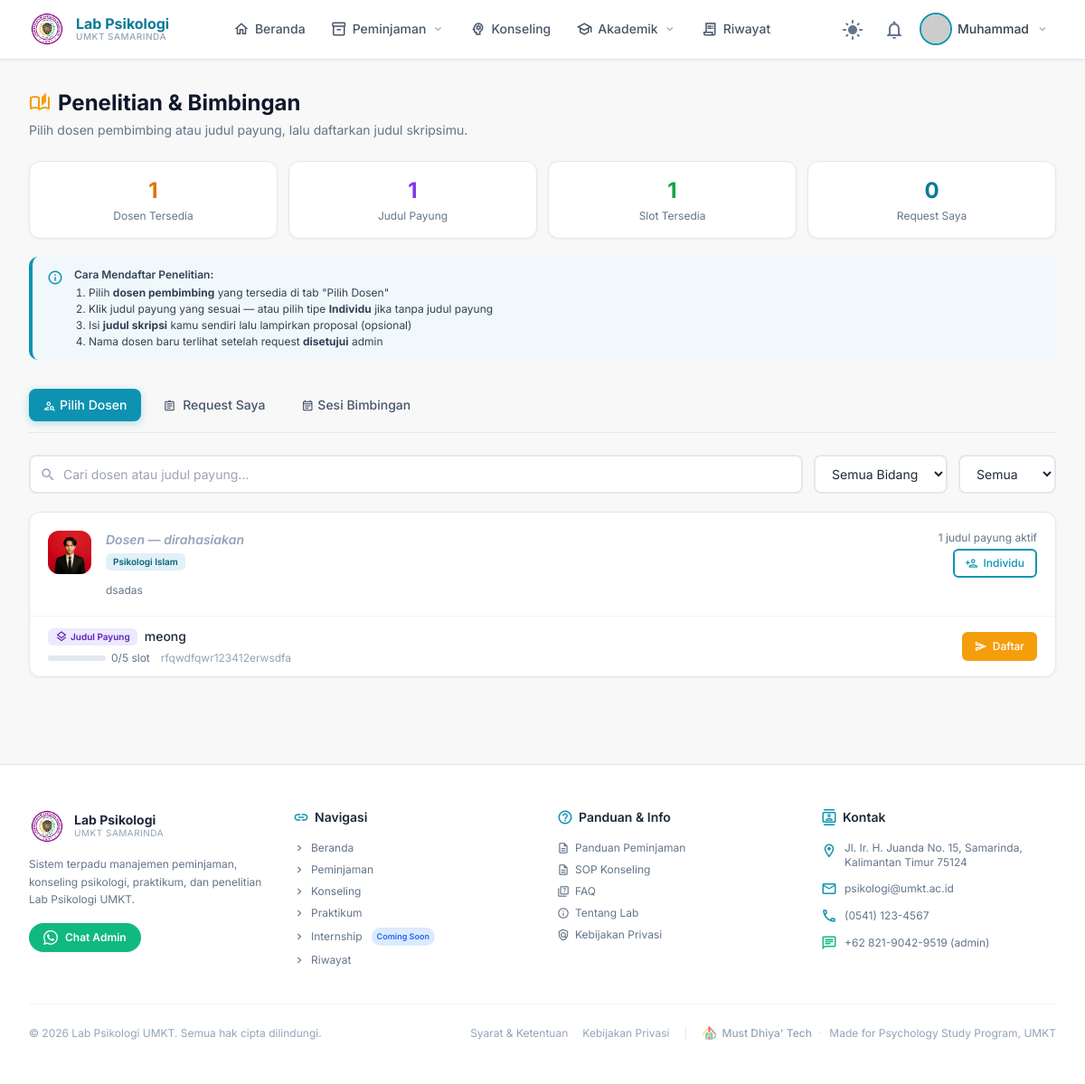
Page /penelitian/ (signed in) on the earlier database version.
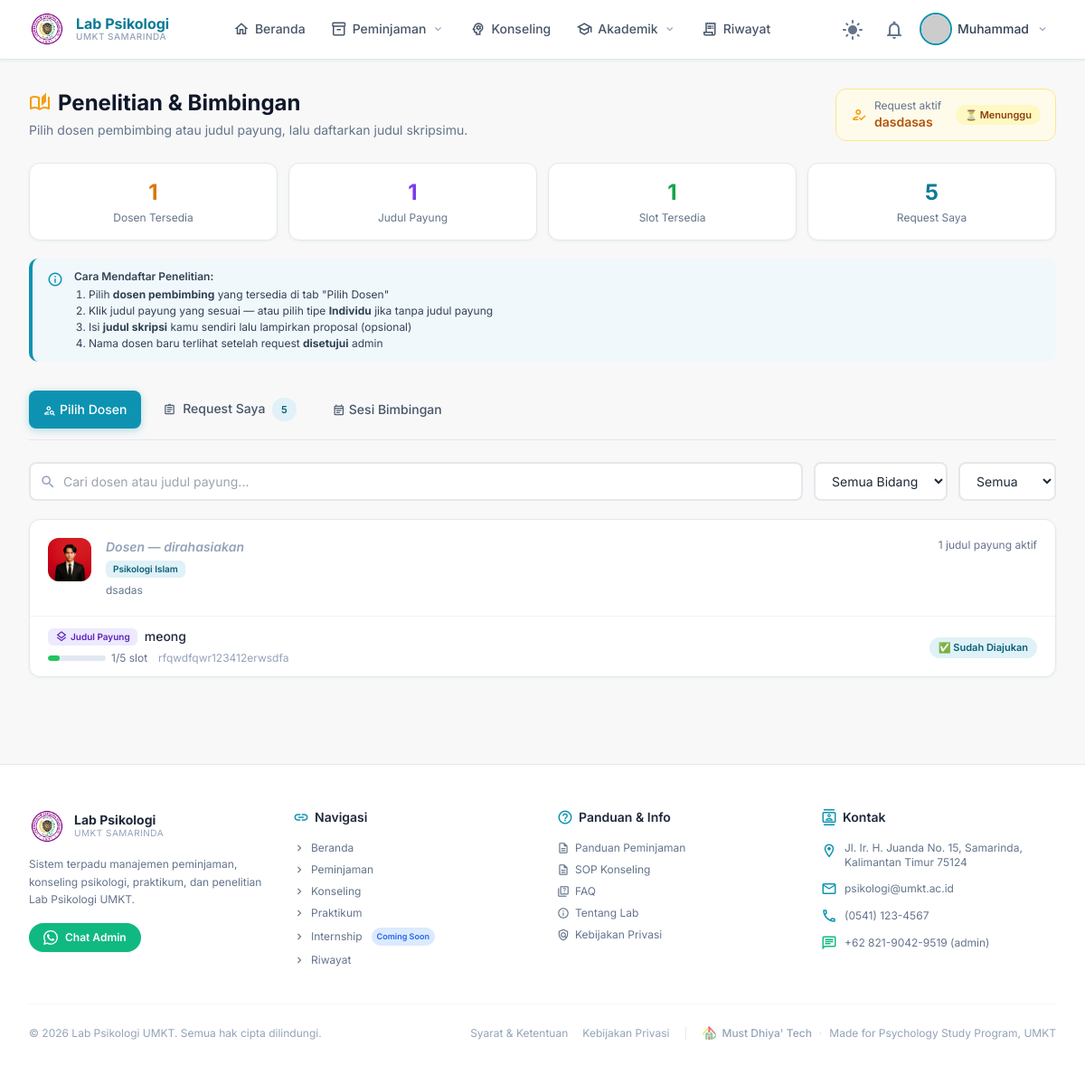
Same page on the later database version.
### research/models.py (models this page shows, shortened)
class Lecturer(TimeStampedModel):
    FOCUS_CHOICES = (
        ('klinis',       'Psikologi Klinis'),
        ('perkembangan', 'Psikologi Perkembangan'),
        ('sosial',       'Psikologi Sosial'),
        ('industri',     'Psikologi Industri & Organisasi'),
        ('agama',   'Psikologi Islam'),
        ('pendidikan',   'Psikologi Pendidikan'),
        ('umum',         'Umum'),
    )
    name         = models.CharField(max_length=200, verbose_name='Nama Dosen')
    nip          = models.CharField(max_length=50, blank=True, null=True, verbose_name='NIP')
    focus        = models.CharField(max_length=20, choices=FOCUS_CHOICES, verbose_name='Bidang Fokus')
    email        = models.EmailField(blank=True, null=True)
    phone        = models.CharField(max_length=20, blank=True, null=True)
    photo        = models.ImageField(upload_to='lecturers/', blank=True, null=True)
    bio          = models.TextField(blank=True, null=True, verbose_name='Deskripsi Singkat')
    is_active    = models.BooleanField(default=True)
    class Meta:
        ordering = ['focus', 'name']
        verbose_name = 'Dosen'
        verbose_name_plural = 'Dosen'
    @property
    def active_titles_count(self):
        return self.research_titles.filter(is_active=True).count()

class ResearchTitle(TimeStampedModel):
    lecturer     = models.ForeignKey(
        Lecturer,
        on_delete=models.PROTECT,
        related_name='research_titles',
        verbose_name='Dosen Pembimbing'
    )
    title        = models.CharField(max_length=300, verbose_name='Judul Payung')
    description  = models.TextField(blank=True, null=True, verbose_name='Deskripsi')
    focus        = models.CharField(
        max_length=20,
        choices=Lecturer.FOCUS_CHOICES,
        verbose_name='Bidang'
    )
    quota        = models.PositiveIntegerField(
        default=5,
        verbose_name='Kuota Mahasiswa'
    )
    is_active    = models.BooleanField(default=True)
    class Meta:
        ordering = ['lecturer', 'title']
        verbose_name = 'Judul Payung'
        verbose_name_plural = 'Judul Payung'
    @property
    def slots_used(self):
        return self.requests.filter(status__in=['pending', 'approved']).count()
    @property
    def slots_remaining(self):
        return self.quota - self.slots_used
    @property
    def is_full(self):
        return self.slots_remaining <= 0
    @property
    def is_almost_full(self):
        return self.slots_used >= (self.quota * 0.8)
    @property
    def fill_percentage(self):
        if self.quota == 0:
            return 0
        return min(int((self.slots_used / self.quota) * 100), 100)

class ResearchRequest(TimeStampedModel):
    TYPE_CHOICES = (
        ('payung',    'Dalam Judul Payung'),
        ('individu',  'Individu (tanpa judul payung)'),
    )
    STATUS_CHOICES = (
        ('pending',   'Menunggu'),
        ('approved',  'Disetujui'),
        ('rejected',  'Ditolak'),
        ('completed', 'Selesai'),
    )
    student         = models.ForeignKey(
        User,
        on_delete=models.CASCADE,
        related_name='research_requests',
        verbose_name='Mahasiswa'
    )
    lecturer        = models.ForeignKey(
        Lecturer,
        on_delete=models.PROTECT,
        related_name='student_requests',
        verbose_name='Dosen Pembimbing'
    )
    research_title  = models.ForeignKey(
        ResearchTitle,
        on_delete=models.PROTECT,
        related_name='requests',
        null=True,
        blank=True,
        verbose_name='Judul Payung (opsional)'
    )
    request_type    = models.CharField(
        max_length=10,
        choices=TYPE_CHOICES,
        default='payung',
        verbose_name='Tipe Request'
    )
    thesis_title    = models.CharField(
        max_length=300,
        verbose_name='Judul Skripsi'
    )
    proposal        = models.FileField(
        upload_to='research/proposals/',
        blank=True,
        null=True,
        verbose_name='File Proposal'
    )
    status          = models.CharField(
        max_length=20,
        choices=STATUS_CHOICES,
        default='pending'
    )
    admin_notes     = models.TextField(blank=True, null=True, verbose_name='Catatan Admin')
    approved_by     = models.ForeignKey(
        User,
        on_delete=models.SET_NULL,
        null=True, blank=True,
        related_name='approved_research_requests'
    )
    approved_at     = models.DateTimeField(null=True, blank=True)
    class Meta:
        ordering = ['-created_at']
        verbose_name = 'Request Penelitian'
        verbose_name_plural = 'Request Penelitian'

### research/views.py (the view)
# urls.py: path('penelitian/', ResearchListView.as_view(), name='penelitian'),
class ResearchListView(LoginRequiredMixin, TemplateView):
    template_name = 'penelitianMain.html'
    login_url = '/login/'
    def get_context_data(self, **kwargs):
        ctx  = super().get_context_data(**kwargs)
        user = self.request.user
        lecturers = Lecturer.objects.filter(is_active=True).prefetch_related(
            'research_titles'
        ).order_by('focus', 'name')
        titles = ResearchTitle.objects.filter(is_active=True)
        ctx['lecturers']             = lecturers
        ctx['total_titles']          = titles.count()
        ctx['available_count']       = sum(1 for t in titles if not t.is_full)
        ctx['full_count']            = sum(1 for t in titles if t.is_full)
        ctx['focus_areas']           = Lecturer.objects.filter(is_active=True).values_list('focus', flat=True).distinct()
        ctx['my_requests']           = ResearchRequest.objects.filter(
                                           student=user
                                       ).select_related('research_title', 'lecturer').order_by('-created_at')
        ctx['my_active_request'] = ResearchRequest.objects.filter(
                                            student=user, status__in=['pending', 'approved']
                                        ).first()
        ctx['my_approved_request'] = ResearchRequest.objects.filter(
                                            student=user,
                                            status='approved'
                                        ).first()
        ctx['guidance_sessions'] = GuidanceSession.objects.filter(
                                            request__student=user,
                                            request__status='approved'
                                        ).select_related('request').order_by('-date')
        ctx['user_requested_ids'] = list(
                                        ResearchRequest.objects.filter(
                                            student=user,
                                            status__in=['pending', 'approved']
                                        ).values_list('research_title_id', flat=True)
                                    )
        ctx['visible_lecturer_ids']  = list(
                                           ResearchRequest.objects.filter(student=user, status='approved')
                                           .values_list('lecturer_id', flat=True)
                                       )
        return ctx

### accounts/models.py (called while the page is built)
    def get_full_name(self):
        return f"{self.first_name} {self.last_name}".strip() or self.username

    @property
    def is_umkt(self):
        return self.user_type == 'umkt'

### core/context_processors.py (called while the page is built)
def media_url(request):
    return {
        'MEDIA_URL': settings.MEDIA_URL,
    }

### templates/penelitianMain.html (shortened to what the changed rows need)
{% extends 'base.html' %}
{% load static %}
{% block content %}
<div class="max-w-7xl mx-auto px-4 sm:px-6 lg:px-8 py-8">
  <div class="mb-8">
    <div class="flex items-start justify-between flex-wrap gap-4">
      <div>
        <h1 class="text-2xl font-bold text-slate-900 dark:text-slate-100 flex items-center gap-2">
          <span class="material-icons-outlined text-amber-500">auto_stories</span>
          Penelitian & Bimbingan
        </h1>
      </div>
      {% if my_active_request %}
      <div class="flex items-center gap-2 bg-amber-50 dark:bg-amber-900/20 border border-amber-200 dark:border-amber-800 rounded-xl px-4 py-2.5">
        <span class="material-icons-outlined mat-sm text-amber-500">how_to_reg</span>
        <div>
          <p class="text-xs text-slate-500 dark:text-slate-400">Request aktif</p>
          <p class="text-sm font-semibold text-amber-700 dark:text-amber-300">
            {{ my_active_request.thesis_title|truncatechars:35 }}
          </p>
        </div>
        <span class="status-badge badge-{{ my_active_request.status }} ml-2">
          {% if my_active_request.status == 'pending' %}⏳ Menunggu
          {% elif my_active_request.status == 'approved' %}✅ Disetujui
          {% else %}{{ my_active_request.get_status_display }}{% endif %}
        </span>
      </div>
      {% endif %}
    </div>
    <div class="grid grid-cols-2 sm:grid-cols-4 gap-3 mt-6">
      <div class="card p-4 text-center">
        <p class="text-2xl font-bold text-primary-600 dark:text-primary-400">{{ my_requests.count|default:"0" }}</p>
        <p class="text-xs text-slate-500 dark:text-slate-400 mt-1">Request Saya</p>
      </div>
    </div>
  </div>
  <div class="flex gap-2 flex-wrap mb-6 border-b border-slate-200 dark:border-slate-700 pb-3">
    <button onclick="switchTab('request-saya')"
            class="tab-btn px-4 py-2 rounded-lg text-sm font-medium text-slate-600 dark:text-slate-300"
            data-tab="request-saya">
      <span class="material-icons-outlined mat-xs mr-1">assignment</span>
      Request Saya
      {% if my_requests.count %}
      <span class="badge badge-primary ml-1">{{ my_requests.count }}</span>
      {% endif %}
    </button>
  </div>
  <div id="tab-pilih-dosen" class="tab-content active">
    {% if lecturers %}
    <div class="space-y-4" id="dosen-list">
      {% for lecturer in lecturers %}
      <div class="dosen-item card overflow-hidden"
           data-name="{{ lecturer.name|lower }}"
           data-focus="{{ lecturer.focus }}">
        <div class="p-5 flex items-start gap-4">
          <div class="w-12 h-12 rounded-xl bg-amber-100 dark:bg-amber-900/30 flex items-center justify-center flex-shrink-0">
            {% if lecturer.photo %}
            <img src="{{ lecturer.photo.url }}"
                 class="w-12 h-12 rounded-xl object-cover"
                 alt="{{ lecturer.name }}">
            {% else %}
            <span class="material-icons-outlined text-amber-600 dark:text-amber-400">person</span>
            {% endif %}
          </div>
          <div class="flex-1 min-w-0">
            <div class="flex items-start justify-between gap-2 flex-wrap">
              <div>
                {% if lecturer.id in visible_lecturer_ids %}
                  <h3 class="font-semibold text-slate-900 dark:text-slate-100 text-sm">
                    {{ lecturer.name }}
                  </h3>
                {% else %}
                  <h3 class="font-semibold text-slate-400 dark:text-slate-500 text-sm italic">
                    Dosen — dirahasiakan
                  </h3>
                {% endif %}
                <span class="focus-tag mt-1 inline-block">{{ lecturer.get_focus_display }}</span>
              </div>
              <div class="text-right flex-shrink-0">
                <p class="text-xs text-slate-500 dark:text-slate-400">
                  {{ lecturer.active_titles_count }} judul payung aktif
                </p>
                <div id="cta-individu-{{ lecturer.id }}">
                  {% if user.is_authenticated %}
                    {% if not my_active_request %}
                    <button onclick="openRequestModal(null, null, {{ lecturer.id }}, '{{ lecturer.name|escapejs }}')"
                            class="btn btn-sm btn-outline mt-1">
                      <span class="material-icons-outlined mat-xs">person_add</span>
                      Individu
                    </button>
                    {% endif %}
                  {% endif %}
                </div>
              </div>
            </div>
            {% if lecturer.bio %}
            <p class="text-xs text-slate-500 dark:text-slate-400 mt-1.5 line-clamp-2">{{ lecturer.bio }}</p>
            {% endif %}
          </div>
        </div>
        {% with titles=lecturer.research_titles.all %}
        {% if titles %}
        <div class="border-t border-slate-100 dark:border-slate-700 divide-y divide-slate-50 dark:divide-slate-700/50">
          {% for title in titles %}
          {% if title.is_active %}
          {% with req_count=title.slots_used %}
          <div class="px-5 py-3 flex items-center justify-between gap-3 hover:bg-slate-50 dark:hover:bg-slate-700/30 transition-colors judul-item"
               data-title="{{ title.title|lower }}"
               data-title-id="{{ title.id }}"
               data-focus="{{ title.focus }}"
               data-avail="{% if title.is_full %}full{% else %}available{% endif %}">
            <div class="flex-1 min-w-0">
              <div class="flex items-center gap-2 flex-wrap">
                <span class="type-tag-payung">
                  <span class="material-icons-outlined mat-xs">layers</span>
                  Judul Payung
                </span>
                <p class="text-sm text-slate-800 dark:text-slate-200 font-medium truncate">
                  {{ title.title }}
                </p>
              </div>
              <div class="flex items-center gap-3 mt-1.5">
                <div class="flex items-center gap-1.5 text-xs text-slate-500 dark:text-slate-400">
                  <div class="w-16 h-1.5 bg-slate-200 dark:bg-slate-600 rounded-full overflow-hidden">
                    <div class="slot-bar h-full rounded-full h-full rounded-full {% if title.is_full %}bg-red-500{% elif title.is_almost_full %}bg-amber-500{% else %}bg-green-500{% endif %}"
                         style="width: {{ title.fill_percentage }}%"></div>
                  </div>
                    <span data-slot data-used="{{ req_count }}" data-quota="{{ title.quota }}">
                      {{ req_count }}/{{ title.quota }} slot
                    </span>
                </div>
                {% if title.description %}
                <p class="text-xs text-slate-400 dark:text-slate-500 truncate max-w-[200px]">
                  {{ title.description|truncatechars:60 }}
                </p>
                {% endif %}
              </div>
            </div>
            <div id="cta-title-{{ title.id }}" class="flex-shrink-0">
              {% if user.is_authenticated %}
                {% if title.id in user_requested_ids %}
                <span class="status-badge badge-approved">✅ Sudah Diajukan</span>
                {% elif title.is_full %}
                <span class="status-badge badge-full">🔴 Penuh</span>
                {% elif my_active_request %}
                <span class="status-badge badge-pending text-[10px]">Ada request aktif</span>
                {% else %}
                <button onclick="openRequestModal({{ title.id }}, '{{ title.title|escapejs }}', {{ lecturer.id }}, '{{ lecturer.name|escapejs }}')"
                        class="btn btn-sm btn-warning">
                  <span class="material-icons-outlined mat-xs">send</span>
                  Daftar
                </button>
                {% endif %}
              {% else %}
              <a href="/login/?next=/penelitian/" class="btn btn-sm btn-outline no-underline">
                <span class="material-icons-outlined mat-xs">login</span>Login
              </a>
              {% endif %}
            </div>
          </div>
          {% endwith %}
          {% endif %}
          {% endfor %}
        </div>
        {% endif %}
        {% endwith %}
      </div>
      {% endfor %}
    </div>
    {% else %}
    <div class="card p-16 text-center">
      <span class="material-icons-outlined mat-xl text-slate-300 dark:text-slate-600 mb-3">person_off</span>
      <p class="font-medium text-slate-500 dark:text-slate-400">Belum ada dosen pembimbing tersedia</p>
    </div>
    {% endif %}
  </div>
  </div>
{% endblock %}

Differences in the rows shown:
added ResearchRequest: thesis_title "dasdasas"
shown differently, row unchanged: Lecturer "dsadas": no longer shows "Individu"
computed for ResearchTitle "meong": slots_used "0" → "1"; text "Daftar" → "✅ Sudah Diajukan"
Other differences:
{{ my_requests.count|default:"0" }}: "0" → "5"
{{ my_requests.count }}: (not shown) → "5"
text now shown: "Request aktif ⏳ Menunggu"
